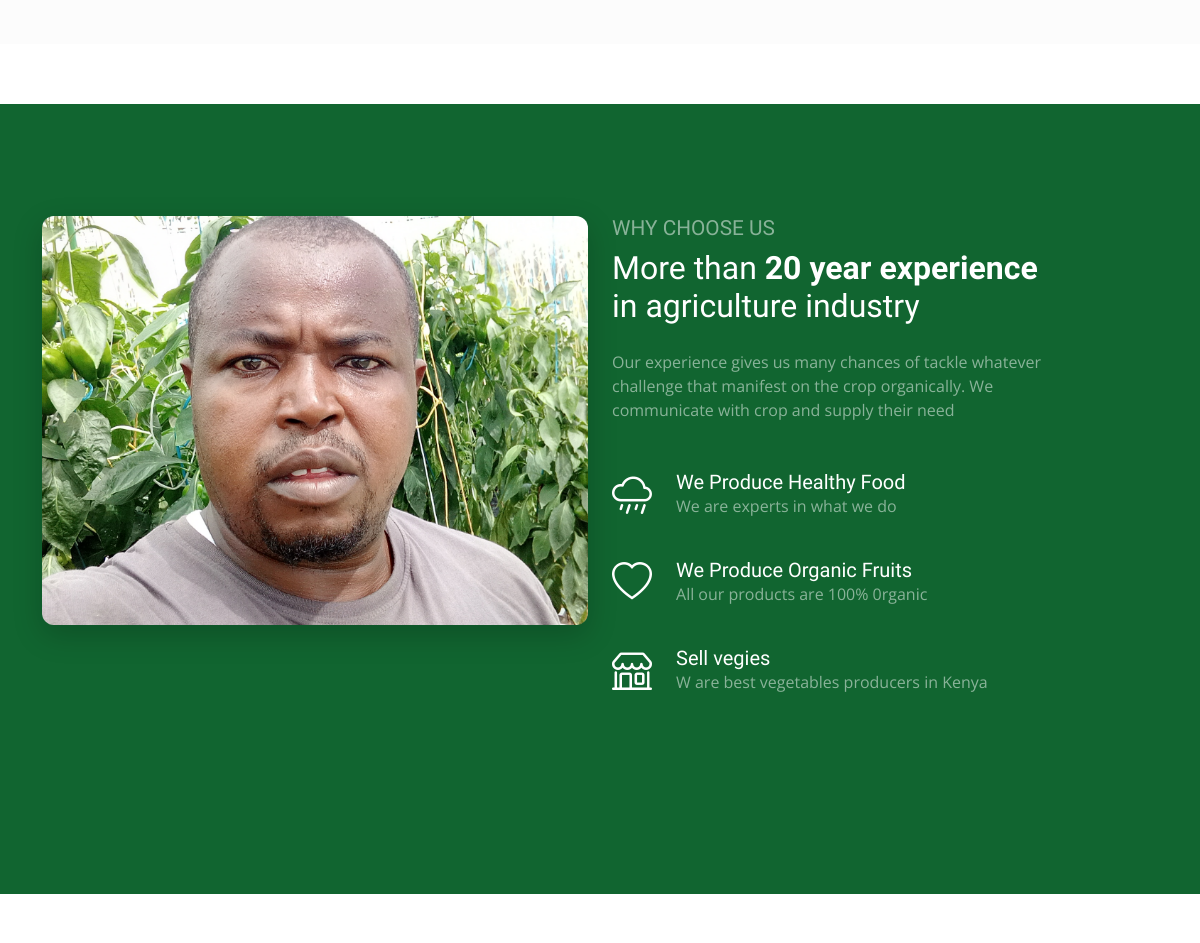
/about/ (middle part), run on an earlier commit of the app's database.
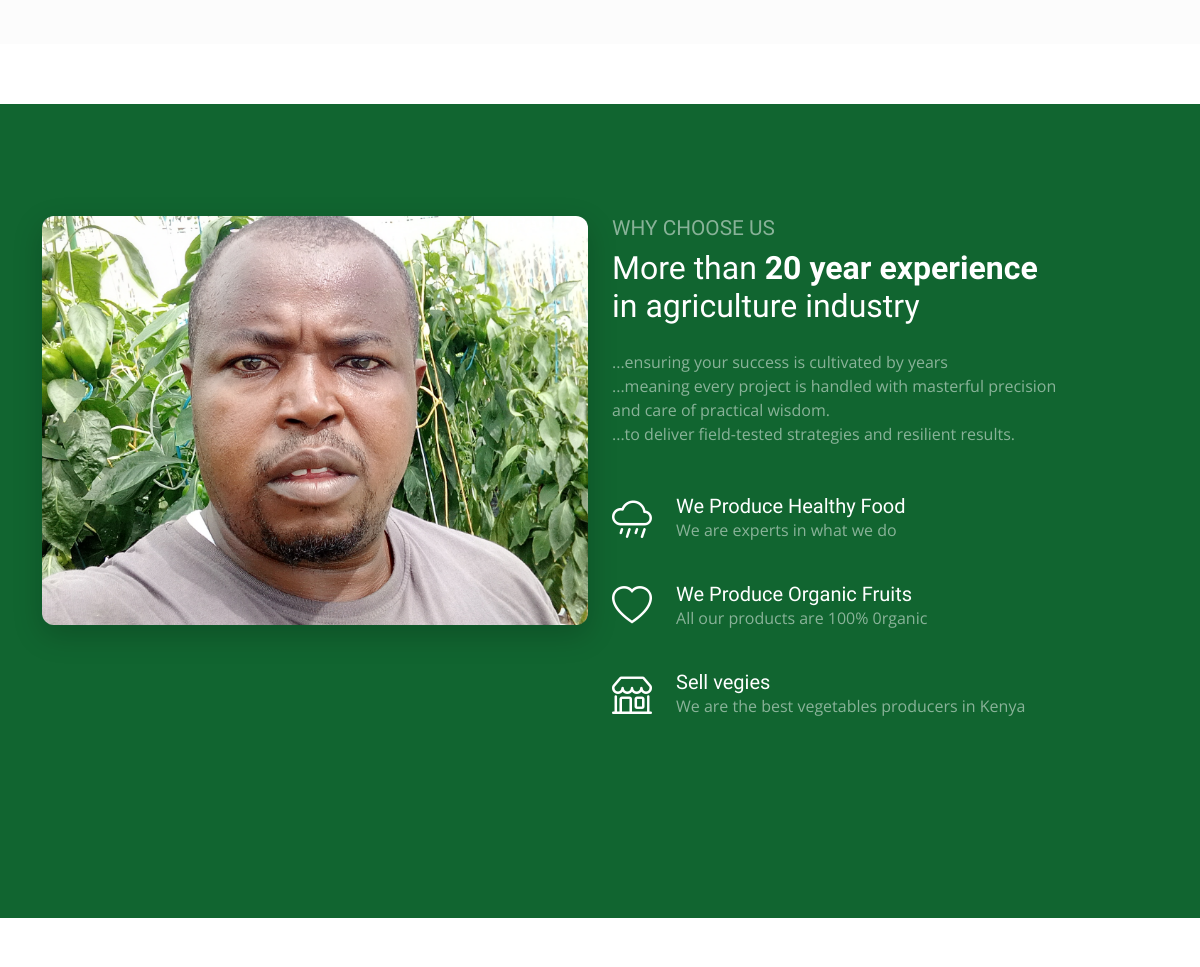
And on a later commit of the database.
### sajeksApp/models.py (models this page shows, shortened)
class Whychooseuspix(models.Model):
    pic = models.ImageField(upload_to = 'chooseus_img', null=True)
    title =models.CharField(max_length=100, null= True, help_text="The title of the Why choose us pic.")
    body=  models.CharField(max_length=500, null=True, help_text="discription")

class Whychooseus(models.Model):
    title =models.CharField(max_length=100, null= True, help_text="The title of the Why choose us.")
    icon=  models.CharField(max_length=500, null=True, help_text="the icon to be display in safe pipe")
    body=  models.CharField(max_length=500, null=True, help_text="discription")

### sajeksApp/views.py (the view)
# urls.py: path('about/', views.about, name ='about'),
def about(request):
    logos = Logo.objects.first()
    about = About_us.objects.first()
    subscribtion_form = SubscribtionForm()
    team = Team.objects.all()
    chooseus = Whychooseus.objects.all()[0:3]
    choosepix = Whychooseuspix.objects.first()
    produce_items = ProduceItem.objects.all()
    products = paginate_queryset(request, produce_items, items_per_page=8)
    contact = adminContact.objects.first()
    msg_countig = Contact.objects.filter(status =True)
    message_count = msg_countig.count()
    context={
        'logo':logos,
        'chooses':chooseus,
        'choosepix':choosepix,
        'abouts':about,
        'admincontact':contact,
        'sub_form': subscribtion_form,
        'produce_items': products,
        'teams':team,
        'message_count':message_count
    }
    return render(request, 'sajeksApp/about.html', context)

### sajeksApp/context_processors.py (called while the page is built)
def testimonial_form_processor(request):
    if request.method == 'POST' and 'full_name' in request.POST:
         return {'testimonial_form': TestimonialForm(request.POST, request.FILES)}
    return {'testimonial_form': TestimonialForm()}

def global_products(request):
    query = request.GET.get('q')
    items = ProduceItem.objects.filter(is_available=True)
    if query:
        items = items.filter(
            Q(title__icontains=query) |
            Q(description__icontains=query)
        ).distinct()
    return {
        'global_produce_items': items,
        'search_query': query if query else '' # Optionally expose the query
    }

### sajeksApp/models.py (called while the page is built)
    @property
    def embed_url(self):
        if self.video_id:
            return f'https://www.youtube.com/embed/{self.video_id}'
        return self.youtube_url

### sajeksApp/paginator.py (called while the page is built)
def paginate_queryset(request, queryset, items_per_page=9):
    paginator = Paginator(queryset, items_per_page)
    page_number = request.GET.get('page')
    try:
        page_obj = paginator.page(page_number)
    except PageNotAnInteger:
        page_obj = paginator.page(1)
    except EmptyPage:
        page_obj = paginator.page(paginator.num_pages)
    return page_obj

### sajeksApp/templates/sajeksApp/about.html (shortened to what this page needs)
{% extends 'sajeksApp/base/base.html' %}
{% load static %}
{% load mathfilters %}
{% block content %}
  <section id="about-us-hero" class="about-hero-section section p-0">
</section>
  {% include 'sajeksApp/base/about_experience_base.html' %}
  {% endblock %}

### sajeksApp/templates/sajeksApp/base/about_experience_base.html
<section id="about" class="about section">
    <div class="content">
        <div class="container">
            <div class="row">
                <div class="col-lg-6 mb-4 mb-lg-0">
                    <div style="
                        /* 1. Container for Aspect Ratio & Aesthetics */
                        position: relative;
                        padding-top: 75%; /* Forces 4:3 Aspect Ratio (75% height relative to width) */
                        overflow: hidden;
                        border-radius: 12px; /* Soft rounded corners */
                        box-shadow: 0 10px 30px rgba(0, 0, 0, 0.2); /* Deep shadow for visual pop */
                        /* Note: Hover effects/transitions cannot be done with inline CSS */
                        "
                        data-aos="zoom-out">
                        <img src="{{choosepix.pic.url}}" alt="Image " class="img-fluid"
                             style="
                                /* 2. Image Fit (CRITICAL FIX) */
                                position: absolute;
                                top: 0;
                                left: 0;
                                width: 100%;
                                height: 100%;
                                object-fit: cover; /* Forces image to cover the entire container */
                                object-position: center; /* Centers the visible part of the image */
                                max-width: 100%;
                                max-height: 100%;
                                ">
                    </div>
                </div>
                <div class="col-lg-5 ml-auto" data-aos="fade-up" data-aos-delay="100">
                    <h3 class="content-subtitle text-white opacity-50">Why Choose Us</h3>
                    <h2 class="content-title mb-4">
                        {{choosepix.title|safe}}
                    </h2>
                    <p class="opacity-50">
                        {{choosepix.body|safe}}
                    </p>
                    <div class="row my-5">
                        {% for choose in chooses %}
                        <div class="col-lg-12 d-flex align-items-start mb-4">
                            {{ choose.icon | safe}}
                            <div>
                                <h4 class="m-0 h5 text-white">{{ choose.title| safe }}</h4>
                                <p class="text-white opacity-50">{{ choose.body | safe }}</p>
                            </div>
                        </div>
                        {% endfor %}
                    </div>
                </div>
            </div>
        </div>
    </div>
</section>

What changed in the data, as far as the page shows it:
changed Whychooseuspix: body "Our experience gives us many chances of tackle whatever challenge that manifest on the crop organically. We communicate with crop and supply their need" → "...ensuring your success is cultivated by years ...meaning every project is handled with masterful precision and care of practical wisdom. ...to deliver field-tested strategies and resilient results."
changed Whychooseus "Sell vegies": body "W are best vegetables producers in Kenya" → "We are the best vegetables producers in Kenya"
